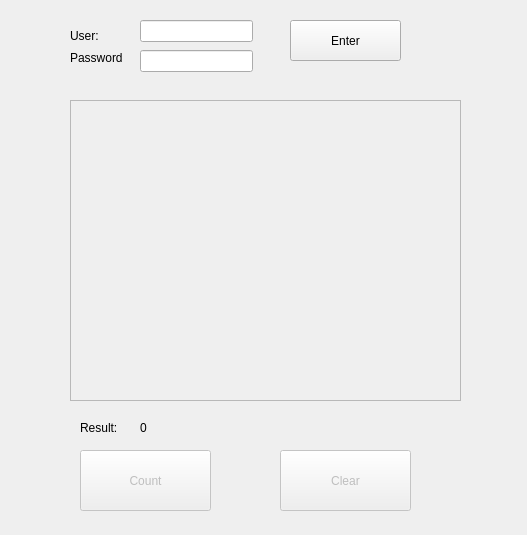
<?xml version="1.0" encoding="UTF-8"?>
<ui version="4.0">
 <class>Dialog</class>
 <widget class="QDialog" name="Dialog">
  <property name="geometry">
   <rect>
    <x>0</x>
    <y>0</y>
    <width>527</width>
    <height>535</height>
   </rect>
  </property>
  <property name="windowTitle">
   <string>Dialog</string>
  </property>
  <widget class="QPushButton" name="countPushButton">
   <property name="enabled">
    <bool>false</bool>
   </property>
   <property name="geometry">
    <rect>
     <x>80</x>
     <y>450</y>
     <width>131</width>
     <height>61</height>
    </rect>
   </property>
   <property name="text">
    <string>Count</string>
   </property>
  </widget>
  <widget class="QPushButton" name="clearPushButton">
   <property name="enabled">
    <bool>false</bool>
   </property>
   <property name="geometry">
    <rect>
     <x>280</x>
     <y>450</y>
     <width>131</width>
     <height>61</height>
    </rect>
   </property>
   <property name="text">
    <string>Clear</string>
   </property>
  </widget>
  <widget class="QLabel" name="label">
   <property name="geometry">
    <rect>
     <x>70</x>
     <y>20</y>
     <width>71</width>
     <height>31</height>
    </rect>
   </property>
   <property name="text">
    <string>User:</string>
   </property>
  </widget>
  <widget class="QLabel" name="passwordLabel">
   <property name="geometry">
    <rect>
     <x>70</x>
     <y>50</y>
     <width>55</width>
     <height>16</height>
    </rect>
   </property>
   <property name="text">
    <string>Password</string>
   </property>
  </widget>
  <widget class="QLineEdit" name="userLineEdit">
   <property name="geometry">
    <rect>
     <x>140</x>
     <y>20</y>
     <width>113</width>
     <height>22</height>
    </rect>
   </property>
  </widget>
  <widget class="QLineEdit" name="passwordLineEdit">
   <property name="geometry">
    <rect>
     <x>140</x>
     <y>50</y>
     <width>113</width>
     <height>22</height>
    </rect>
   </property>
  </widget>
  <widget class="QTextEdit" name="textEdit">
   <property name="enabled">
    <bool>false</bool>
   </property>
   <property name="geometry">
    <rect>
     <x>70</x>
     <y>100</y>
     <width>391</width>
     <height>301</height>
    </rect>
   </property>
  </widget>
  <widget class="QPushButton" name="enterPushButton">
   <property name="geometry">
    <rect>
     <x>290</x>
     <y>20</y>
     <width>111</width>
     <height>41</height>
    </rect>
   </property>
   <property name="text">
    <string>Enter</string>
   </property>
  </widget>
  <widget class="QLabel" name="label_2">
   <property name="geometry">
    <rect>
     <x>80</x>
     <y>420</y>
     <width>55</width>
     <height>16</height>
    </rect>
   </property>
   <property name="text">
    <string>Result:</string>
   </property>
  </widget>
  <widget class="QLabel" name="finalresult">
   <property name="geometry">
    <rect>
     <x>140</x>
     <y>420</y>
     <width>55</width>
     <height>16</height>
    </rect>
   </property>
   <property name="text">
    <string>0</string>
   </property>
  </widget>
 </widget>
 <resources/>
 <connections/>
</ui>
